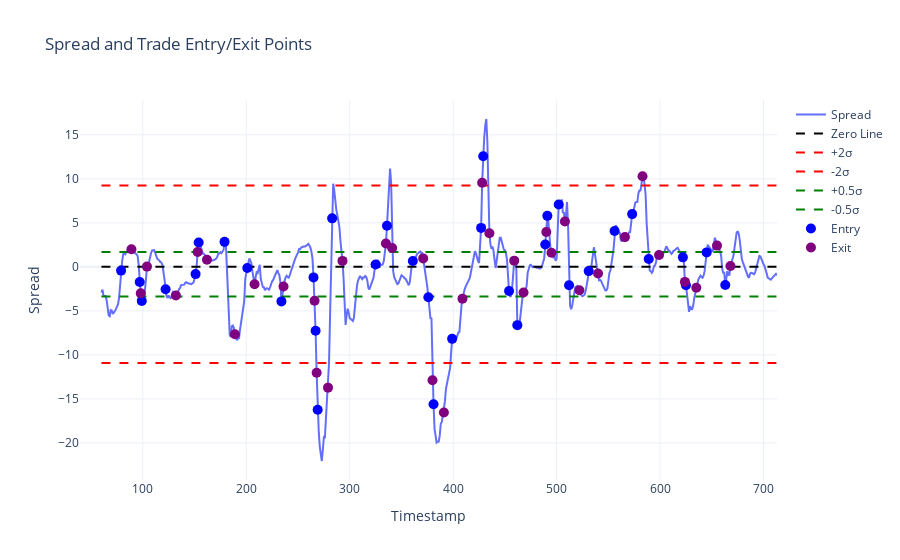

The cell this chart's notebook holds for it:
### Code cell
# Step-by-step trade logic
df = trade_df.copy()
df["position"] = 0  # 1: long spread, -1: short spread
df["trade_entry"] = False
df["trade_exit"] = False
df["pnl"] = 0.0

in_position = False
position_type = 0
entry_index = None
entry_spread = None

for i in range(len(df)):
    z = df["z_score"].iloc[i]
    spread = df["spread"].iloc[i]

    if not in_position:
        if z > 2:
            df.at[df.index[i], "position"] = -1
            df.at[df.index[i], "trade_entry"] = True
            in_position = True
            position_type = -1
            entry_index = i
            entry_spread = spread
        elif z < -2:
            df.at[df.index[i], "position"] = 1
            df.at[df.index[i], "trade_entry"] = True
            in_position = True
            position_type = 1
            entry_index = i
            entry_spread = spread
    else:
        stop_loss_triggered = (z > 3 and position_type == -1) or (z < -3 and position_type == 1)
        mean_reversion_triggered = abs(z) < 0.5
        timeout_triggered = i - entry_index >= 10

        if stop_loss_triggered or mean_reversion_triggered or timeout_triggered:
            df.at[df.index[i], "position"] = 0
            df.at[df.index[i], "trade_exit"] = True
            pnl = -(spread - entry_spread)
            df.at[df.index[i], "pnl"] = pnl
            in_position = False
            position_type = 0
            entry_index = None
            entry_spread = None
        else:
            df.at[df.index[i], "position"] = position_type
spread_mean = df["spread"].mean()
spread_std = df["spread"].std()
fig = go.Figure()
fig.add_trace(go.Scatter(x=df.index, y=df["spread"], mode="lines", name="Spread"))
fig.add_trace(go.Scatter(x=[df.index[0], df.index[-1]], y=[0, 0], mode="lines", name="Zero Line", line=dict(dash="dash", color="black")))
fig.add_trace(go.Scatter(x=[df.index[0], df.index[-1]], y=[spread_mean + 2 * spread_std, spread_mean + 2 * spread_std], mode="lines", name="+2σ", line=dict(dash="dash", color="red")))
fig.add_trace(go.Scatter(x=[df.index[0], df.index[-1]], y=[spread_mean - 2 * spread_std, spread_mean - 2 * spread_std], mode="lines", name="-2σ", line=dict(dash="dash", color="red")))
fig.add_trace(go.Scatter(x=[df.index[0], df.index[-1]], y=[spread_mean + 0.5 * spread_std, spread_mean + 0.5 * spread_std], mode="lines", name="+0.5σ", line=dict(dash="dash", color="green")))
fig.add_trace(go.Scatter(x=[df.index[0], df.index[-1]], y=[spread_mean - 0.5 * spread_std, spread_mean - 0.5 * spread_std], mode="lines", name="-0.5σ", line=dict(dash="dash", color="green")))
entries_df = df[df["trade_entry"]]
exits_df = df[df["trade_exit"]]
fig.add_trace(go.Scatter(x=entries_df.index, y=entries_df["spread"], mode="markers", name="Entry", marker=dict(color="blue", size=10)))
fig.add_trace(go.Scatter(x=exits_df.index, y=exits_df["spread"], mode="markers", name="Exit", marker=dict(color="purple", size=10)))
fig.update_layout(title="Spread and Trade Entry/Exit Points", xaxis_title="Timestamp", yaxis_title="Spread", template="plotly_white")
fig.show()
fig.write_html('html_plot/spread.html')

### Figure 1 — Plotly figure (JSON) as saved in the notebook; plotly's stock layout.template omitted (floating-point values rounded to 4 significant figures; data arrays with more than 128 entries replaced by an {"elided": "..."} marker saying what was removed)
{"data": [{"mode": "lines", "name": "Spread", "type": "scatter", "x": {"elided": "654 int values"}, "y": {"elided": "654 float values"}}, {"line": {"color": "black", "dash": "dash"}, "mode": "lines", "name": "Zero Line", "type": "scatter", "x": [60, 713], "y": [0, 0]}, {"line": {"color": "red", "dash": "dash"}, "mode": "lines", "name": "+2σ", "type": "scatter", "x": [60, 713], "y": [9.256, 9.256]}, {"line": {"color": "red", "dash": "dash"}, "mode": "lines", "name": "-2σ", "type": "scatter", "x": [60, 713], "y": [-10.93, -10.93]}, {"line": {"color": "green", "dash": "dash"}, "mode": "lines", "name": "+0.5σ", "type": "scatter", "x": [60, 713], "y": [1.686, 1.686]}, {"line": {"color": "green", "dash": "dash"}, "mode": "lines", "name": "-0.5σ", "type": "scatter", "x": [60, 713], "y": [-3.36, -3.36]}, {"marker": {"color": "blue", "size": 10}, "mode": "markers", "name": "Entry", "type": "scatter", "x": [79, 97, 99, 122, 151, 154, 179, 201, 234, 265, 267, 269, 283, 325, 336, 361, 376, 381, 399, 427, 429, 454, 462, 489, 491, 502, 512, 531, 556, 573, 589, 622, 625, 645, 663], "y": [-0.4264, -1.729, -3.884, -2.535, -0.8207, 2.767, 2.842, -0.1235, -3.923, -1.197, -7.268, -16.23, 5.51, 0.2753, 4.662, 0.6601, -3.451, -15.61, -8.181, 4.426, 12.56, -2.748, -6.62, 2.534, 5.796, 7.084, -2.097, -0.482, 4.084, 5.996, 0.8866, 1.079, -2.082, 1.645, -2.056]}, {"marker": {"color": "purple", "size": 10}, "mode": "markers", "name": "Exit", "type": "scatter", "x": [89, 98, 104, 132, 153, 162, 189, 208, 236, 266, 268, 279, 293, 335, 341, 371, 380, 391, 409, 428, 435, 459, 468, 490, 495, 508, 522, 540, 566, 583, 599, 624, 635, 655, 668], "y": [2.009, -3.008, 0.02817, -3.245, 1.681, 0.8135, -7.65, -1.979, -2.235, -3.852, -12.03, -13.72, 0.68, 2.662, 2.134, 0.9636, -12.89, -16.54, -3.611, 9.552, 3.817, 0.7065, -2.91, 3.967, 1.606, 5.161, -2.657, -0.7558, 3.382, 10.3, 1.35, -1.706, -2.367, 2.416, 0.1046]}], "layout": {"title": {"text": "Spread and Trade Entry/Exit Points"}, "xaxis": {"title": {"text": "Timestamp"}}, "yaxis": {"title": {"text": "Spread"}}}}
